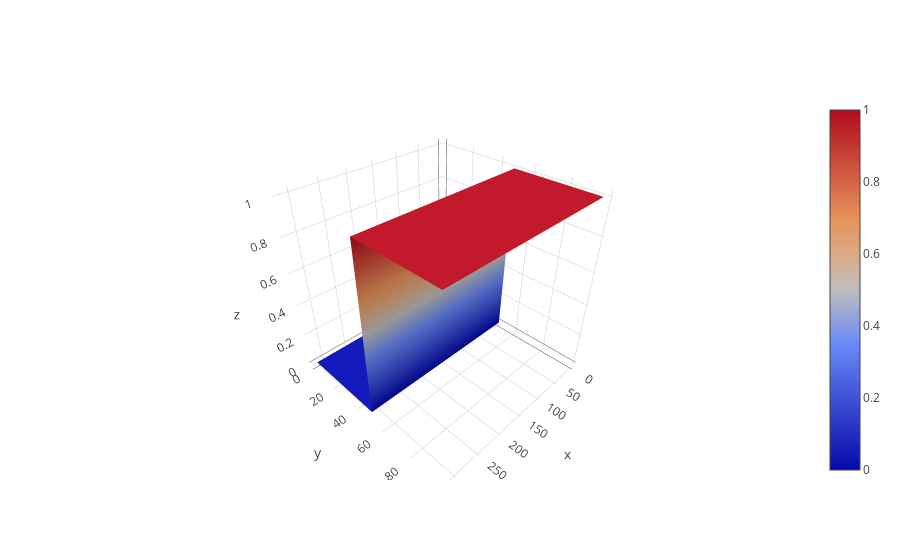

Notebook code cell kept with this figure:
### Code cell
import matplotlib.pyplot as plt
import numpy as np
from sklearn.linear_model import LinearRegression
from sklearn.linear_model import SGDClassifier
from sklearn.utils import shuffle
from sklearn.preprocessing import PolynomialFeatures
import plotly.graph_objs as go
import plotly.offline as ply
import time
import cufflinks as cf

cf.go_offline()
cf.set_config_file(offline=False, world_readable=True)

rand = np.random.rand(100)

g_1 = 50 * rand[50:] + 300
g_2 = 50 * rand[:50] + 32

y = np.ones((100,))
y[:50] = 0

X = np.hstack((g_1, g_2))
X = np.vstack((range(100), X)).T

X, y = shuffle(X, y)

poly = PolynomialFeatures(1)
X = poly.fit_transform(X)

# for i in range(1, 500):
#     plt.scatter(X[:, 1], X[:, 2])
#
#     clf = SGDClassifier(loss='log', max_iter=i, tol=1e-3)
#
#     clf.fit(X, y)
#
#     theta = (clf.coef_).flatten()
#
#     plt.plot(range(100), -(theta[0] + theta[1] * range(100)) / theta[2])
#
#     plt.show()
#     time.sleep(0.2)

clf = SGDClassifier(loss='log', max_iter=1000, tol=1e-3)

clf.fit(X, y)

theta = (clf.coef_).flatten()
ind=np.argsort(X[:,1])
X=X[ind]
# X = np.sort(X, axis=0)
data = np.zeros((int(X[:, 1].max() - X[:,1].min()), int(X[:, 2].max() - X[:, 2].min())))
for i, k in zip(range(int(X[:,1].min()), int(X[:, 1].max())), range(int(X[:, 1].max() - X[:,1].min()))):
    for j, l in zip(range(int(X[:,2].min()), int(X[:, 2].max())), range(int(X[:, 2].max() - X[:, 2].min()))):
#         print(i, j)
        data[k][l] = clf.predict(np.array([1, i, X[k, 2]]).reshape(1, -1))

fig = go.Figure(data = [go.Surface(z=data)])
fig.show()
print(X)

### Figure 1 — Plotly figure (JSON) as saved in the notebook; plotly's stock layout.template omitted (floating-point values rounded to 4 significant figures; data arrays with more than 128 entries replaced by an {"elided": "..."} marker saying what was removed)
{"data": [{"type": "surface", "uid": "407fe59f-3278-4dcc-9b27-9dc36e5b86b7", "z": {"elided": "99x317 int values"}}], "layout": {}}
